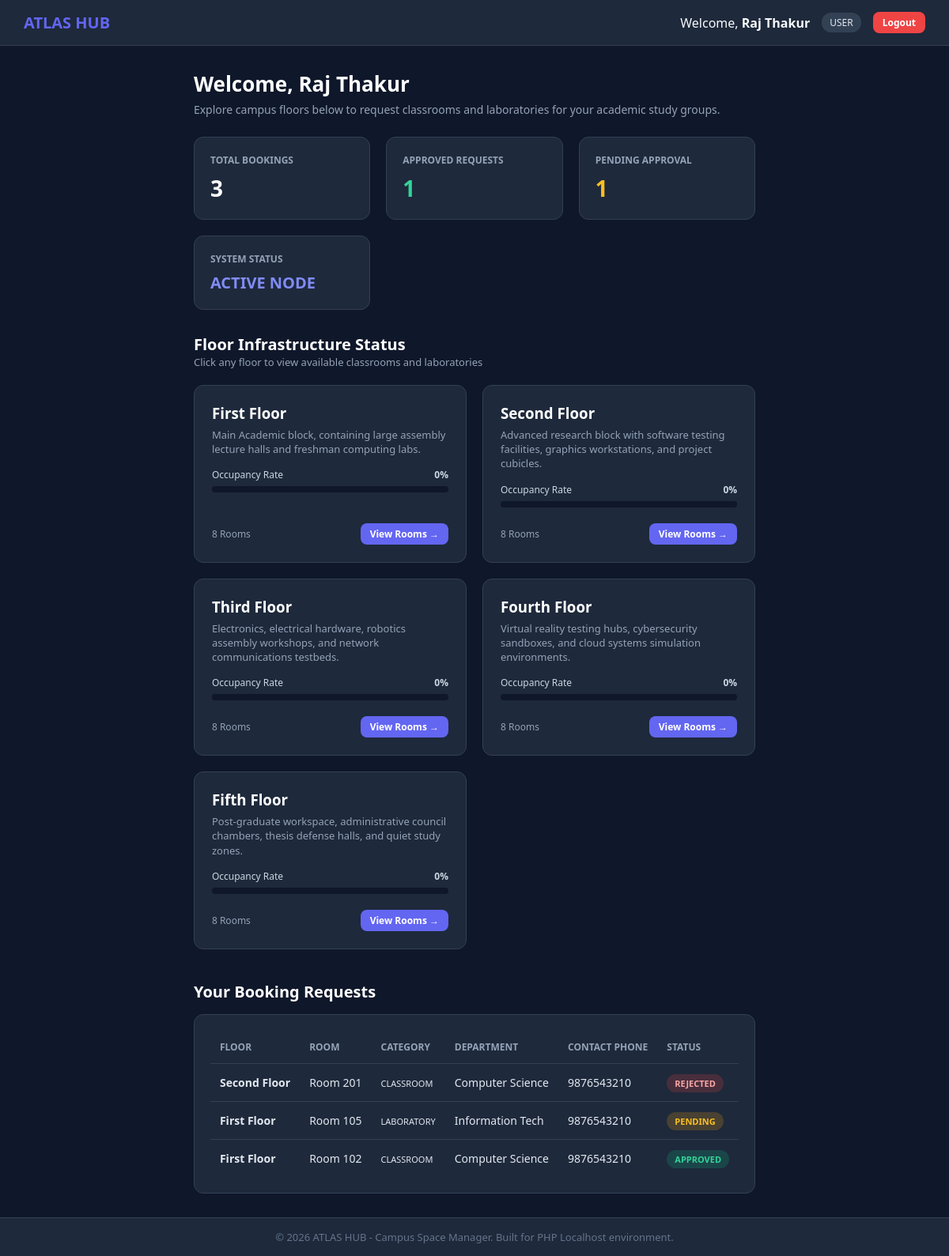
/index.php (signed in), run on an earlier commit of the app's database.
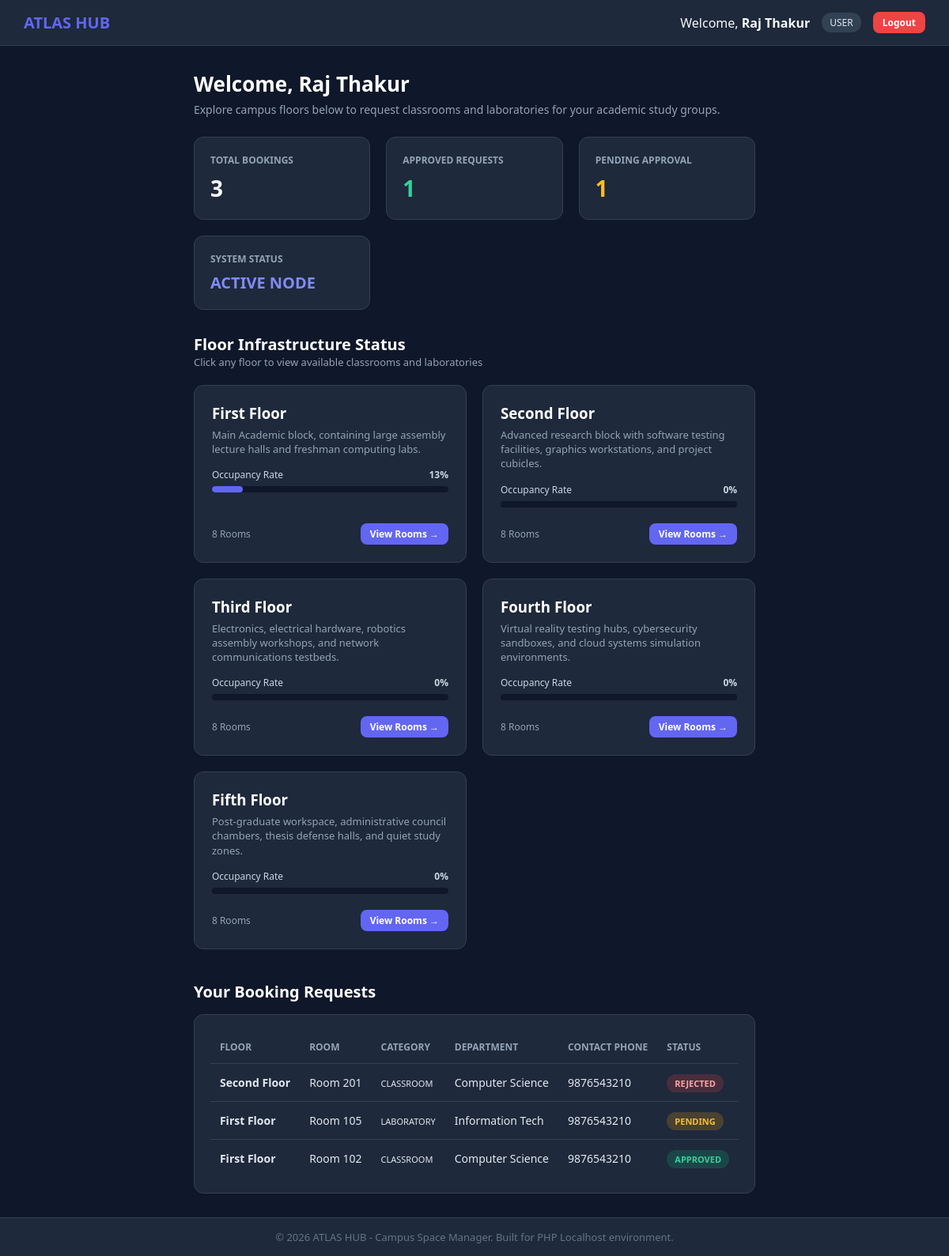
And on a later commit of the database.
### tables this page shows
CREATE TABLE IF NOT EXISTS floors (
    id INT AUTO_INCREMENT PRIMARY KEY,
    floor_name VARCHAR(50) NOT NULL,
    description TEXT NOT NULL,
    occupancy_rate INT DEFAULT 0,
    total_rooms INT DEFAULT 8,
    occupied INT DEFAULT 0
);

### index.php (the view, shortened to what the changed rows need)
<?php
require_once 'config.php';
$user_phone = $_SESSION['user_phone'];
$floors_sql = "SELECT * FROM floors ORDER BY id ASC";
$floors_result = mysqli_query($conn, $floors_sql);
$bookings_sql = "SELECT b.*, f.floor_name FROM bookings b JOIN floors f ON b.floor_id = f.id WHERE b.user_phone = '$user_phone' ORDER BY b.id DESC";
$bookings_result = mysqli_query($conn, $bookings_sql);
include 'header.php';
?>
<div style="margin-bottom: 25px;">
    <h1 style="font-size: 26px; color: #ffffff;">Welcome, <?php echo htmlspecialchars($_SESSION['user_name']); ?></h1>
</div>
<div style="margin-bottom: 20px; display: flex; justify-content: space-between; align-items: center;">
    <div>
        <h2 style="font-size: 20px; color: #ffffff;">Floor Infrastructure Status</h2>
    </div>
</div>
<div class="floor-grid">
    <?php while ($floor = mysqli_fetch_assoc($floors_result)): ?>
        <div class="floor-card">
            <div>
                <h3><?php echo htmlspecialchars($floor['floor_name']); ?></h3>
                <p><?php echo htmlspecialchars($floor['description']); ?></p>
                <div style="font-size: 12px; color: #cbd5e1; display: flex; justify-content: space-between;">
                    <span>Occupancy Rate</span>
                    <?php $rate = $floor['total_rooms'] > 0 ? min(100, round(($floor['occupied'] / $floor['total_rooms']) * 100)) : 0; ?>
                    <strong><?php echo $rate; ?>%</strong>
                </div>
                <div class="progress-bar">
                    <div class="progress-fill" style="width: <?php echo $rate; ?>%;"></div>
                </div>
            </div>
            <div style="margin-top: 20px; display: flex; justify-content: space-between; align-items: center;">
                <span style="font-size: 12px; color: #94a3b8;"><?php echo $floor['total_rooms']; ?> Rooms</span>
                <a href="floor.php?id=<?php echo $floor['id']; ?>" class="btn btn-sm">View Rooms &rarr;</a>
            </div>
        </div>
    <?php endwhile; ?>
</div>
<h2 style="font-size: 20px; color: #ffffff; margin-bottom: 15px;">Your Booking Requests</h2>
<div class="table-container">
    <?php if (mysqli_num_rows($bookings_result) > 0): ?>
        <table>
            <thead>
                <tr>
                    <th>Floor</th>
                    <th>Room</th>
                    <th>Category</th>
                    <th>Department</th>
                    <th>Contact Phone</th>
                    <th>Status</th>
                </tr>
            </thead>
        </table>
    <?php else: ?>
        <p style="text-align: center; color: #94a3b8; font-size: 13px; padding: 20px;">
            You have not made any room booking requests yet. Click a floor above to get started!
        </p>
    <?php endif; ?>
</div>
<?php include 'footer.php'; ?>

What changed in the data, as far as the page shows it:
changed floors "First Floor": rate "0" → "13"; occupied 0 → 1 (drawn)
